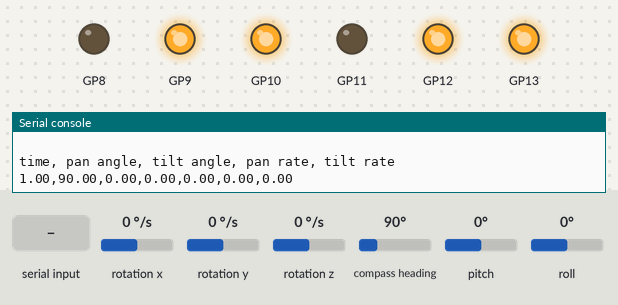
Simulated run of this program. Board: Raspberry Pi Pico running CircuitPython. Parts: output pins drawn as LEDs (lit = HIGH), the last lines printed to the serial console. Inputs (shaded band) come from the test bench; at power-on: rotation x 0 °/s, rotation y 0 °/s, rotation z 0 °/s, compass heading 90°, pitch 0°, roll 0°.

Above: at 1.2 s.
1.3 s: "w\n" received over the second serial link
At 2.5 s:
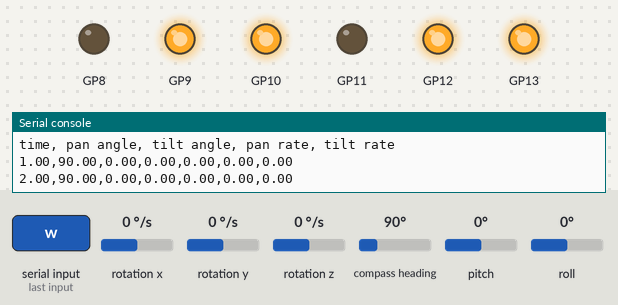
2.8 s: "s\n" received over the second serial link
At 3.5 s:
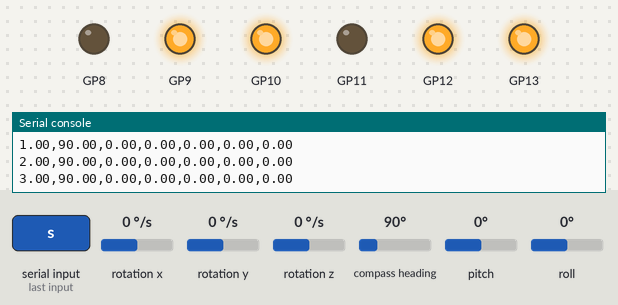
4.3 s: "a\n" received over the second serial link
At 4.6 s:
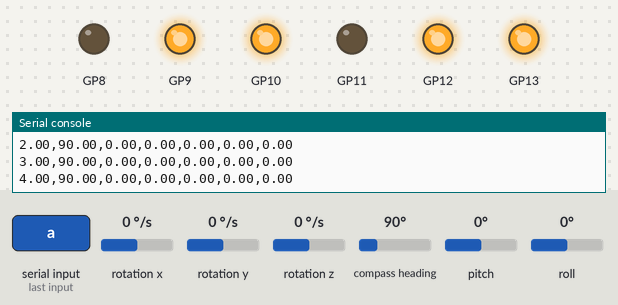
5.8 s: "d\n" received over the second serial link
At 6.1 s:
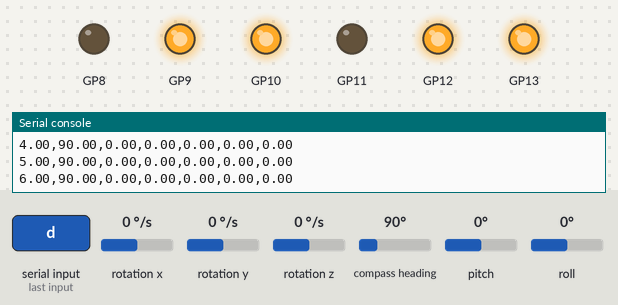
Timing chart, 0 to 8.3 s (numbered marks = the images above; inputs shaded):
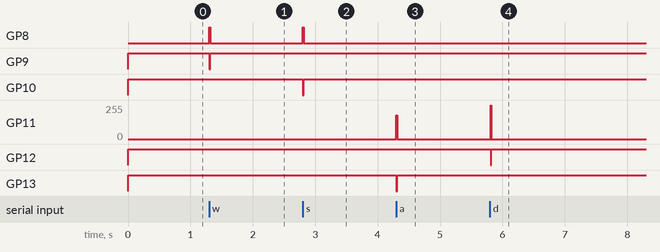

The program:

moving_motor_with_keys.py
```python
import pwmio
import board
import time
import digitalio
import usb_cdc
import busio
import adafruit_bno055
import sys

class MotorController:
    def __init__(self, tilt, pan, downT, upT, leftP, rightP, sda, scl):
        # Initialize PWM for pitch/yaw motor
        self.pc = usb_cdc.data
        self.i2c = busio.I2C(scl, sda)
        self.sensor = adafruit_bno055.BNO055_I2C(self.i2c)
        self.tilt = pwmio.PWMOut(tilt, frequency = 1000, duty_cycle = 0)
        self.pan   = pwmio.PWMOut(pan, frequency = 1000, duty_cycle = 0)
        # Initialize digital output for GP pins
        self.downT = digitalio.DigitalInOut(downT)
        self.upT   = digitalio.DigitalInOut(upT)
        self.leftP = digitalio.DigitalInOut(leftP)
        self.rightP= digitalio.DigitalInOut(rightP)
        # Direction Signal
        self.downT.direction = digitalio.Direction.OUTPUT
        self.upT.direction = digitalio.Direction.OUTPUT
        self.leftP.direction = digitalio.Direction.OUTPUT
        self.rightP.direction = digitalio.Direction.OUTPUT
        #self.pc.write(bytes('arrows: \n','utf-8'))
        #self.pc.write(bytes('arrows: \n','utf-8'))
        self.MAX = (2**16)-1
        # Initialize last_read_time to store the time of the last read_data() call
        self.initialT = time.monotonic()
        self.printTime = 0

    def down(self, speed = 1):
        # Set motor direction for pitch up
        self.upT.value   = True
        self.downT.value = False
        # Set pitch motor speed
        self.tilt.duty_cycle = int(speed * self.MAX)

    def up(self, speed = 1):
        # Set motor direction for pitch down
        self.upT.value   = False
        self.downT.value = True
        # Set pitch motor speed
        self.tilt.duty_cycle = int(speed * self.MAX)

    def right(self, speed = 1):
        # Set motor direction for yaw right
        self.rightP.value   = True
        self.leftP.value    = False
        # Set yaw motor speed
        self.pan.duty_cycle = int(speed * self.MAX)

    def left(self, speed = 0.7):
        # Set motor direction for yaw up
        self.rightP.value   = False
        self.leftP.value    = True
        # Set yaw motor speed
        self.pan.duty_cycle = int(speed * self.MAX)

    def stop(self):
        # Stop the motor
        # need to figure out how to BRAKE instead of rolling motion for the up
        self.tilt.duty_cycle = 0
        self.upT.value   = True
        self.downT.value = True
        self.pan.duty_cycle   = 0
        self.rightP.value   = True
        self.leftP.value    = True

    def print_data(self, incTime = 0.1):
        self.elapsed_time = round(time.monotonic() - self.initialT,2)
        if self.elapsed_time - self.printTime >= incTime:
            self.panA, self.rollA, self.tiltA = self.sensor.euler
            self.roll_rate, self.tilt_rate, self.pan_rate = self.sensor.gyro
            print("{:.2f},{:.2f},{:.2f},{:.2f},{:.2f},{:.2f},{:.2f}".format(self.elapsed_time, self.panA, self.tiltA, self.rollA, self.pan_rate, self.tilt_rate, self.roll_rate))
            self.printTime = self.elapsed_time

    def dead_zone_data(self, incTime = 0.1):
        self.elapsed_time = round(time.monotonic() - self.initialT,2)
        if self.elapsed_time - self.printTime >= incTime:
            self.panA, self.rollA, self.tiltA = self.sensor.euler
            self.roll_rate, self.tilt_rate, self.pan_rate = self.sensor.gyro
            print("{:.2f},{:.2f},{:.2f},{:.2f},{:.2f}".format(self.elapsed_time, self.duty_cycle_value, self.panA, self.tiltA, self.rollA))
            self.printTime = self.elapsed_time


    def read_keys(self):
        # Check if keys are being pressed
        #self.pc.flush()
        if self.pc.in_waiting > 0:
            inputs = self.pc.read(1).strip().decode()
            if inputs =='w':
                self.up()
            elif inputs=='s':
                self.down()
            elif inputs=='a':
                self.left()
            elif inputs=='d':
                self.right()
            elif inputs=='q':
                sys.exit()
            else:
                self.stop()
        else:
            self.stop()


motor = MotorController(board.GP8, board.GP11, board.GP10, board.GP9, board.GP12, board.GP13, board.GP6, board.GP7)
print('\n\n\n')
print("\ntime, pan angle, tilt angle, pan rate, tilt rate")

while True:
    motor.read_keys()
    motor.print_data(incTime=1)
    time.sleep(0.01)
```

Measured:
- after the input at 1.3 s, GP8: LOW → HIGH at once, → LOW 0.01 s later; GP9: HIGH → LOW at once, → HIGH 0.01 s later
- after the input at 2.8 s, GP8: LOW → HIGH at once, → LOW 0.01 s later; GP10: HIGH → LOW at once, → HIGH 0.01 s later
- after the input at 4.3 s, GP11: 0/255 → 178/255 at once, → 0/255 0.01 s later; GP13: HIGH → LOW at once, → HIGH 0.01 s later
- after the input at 5.8 s, GP11: 0/255 → 255/255 at once, → 0/255 0.01 s later; GP12: HIGH → LOW at once, → HIGH 0.01 s later
